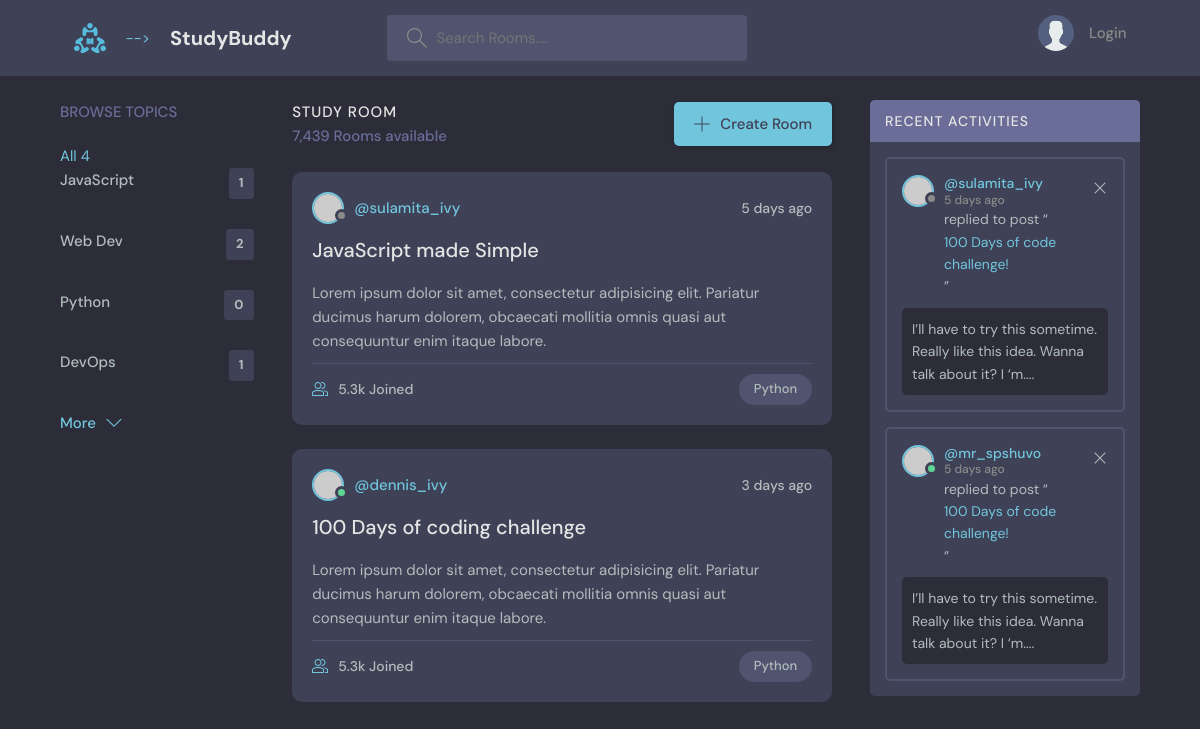
The page / on the database its author committed.
### base/models.py (models this page shows, shortened)
class Topic(models.Model):
    name = models.CharField(max_length=200)

### base/views.py (the view)
# urls.py: path('', views.home, name="home"),
def home(request):
    q = request.GET.get('q') if request.GET.get('q') != None else ''
    rooms = Room.objects.filter(
        Q(topic__name__icontains=q) |
        Q(name__icontains=q) |
        Q(description__icontains=q)
          )
    topics = Topic.objects.all()
    room_count = rooms.count()
    room_messages = Message.objects.filter(Q(room__topic__name__icontains=q))
    context = {'rooms': rooms, 'topics': topics, 'room_count':room_count, 'room_messages':room_messages}
    return render(request, "base/home.html", context)

### base/templates/base/home.html (shortened to what this page needs)
{% extends 'main.html' %}
{% block content %}
<main class="layout layout--3">
  <div class="container">
    {% include 'base/topics_component.html' %}
    <div class="roomList">
      <div class="roomList__header">
        <div>
          <h2>Study Room</h2>
          <p>7,439 Rooms available</p>
        </div>
        <a class="btn btn--main" href="create-room.html">
          <svg version="1.1" xmlns="http://www.w3.org/2000/svg" width="32" height="32" viewBox="0 0 32 32">
            <title>add</title>
            <path
              d="M16.943 0.943h-1.885v14.115h-14.115v1.885h14.115v14.115h1.885v-14.115h14.115v-1.885h-14.115v-14.115z"
            ></path>
          </svg>
          Create Room
        </a>
      </div>
      <div class="roomListRoom">
        <div class="roomListRoom__header">
          <a href="profile.html" class="roomListRoom__author">
            <div class="avatar avatar--small">
              <img src="https://randomuser.me/api/portraits/women/11.jpg" />
            </div>
            <span>@sulamita_ivy</span>
          </a>
          <div class="roomListRoom__actions">
            <span>5 days ago</span>
          </div>
        </div>
        <div class="roomListRoom__content">
          <a href="room.html">JavaScript made Simple</a>
          <p>
            Lorem ipsum dolor sit amet, consectetur adipisicing elit. Pariatur ducimus harum dolorem, obcaecati
            mollitia omnis quasi aut consequuntur enim itaque labore.
          </p>
        </div>
        <div class="roomListRoom__meta">
          <a href="room.html" class="roomListRoom__joined">
            5.3k Joined
          </a>
          <p class="roomListRoom__topic">Python</p>
        </div>
      </div>
      <div class="roomListRoom">
        <div class="roomListRoom__header">
          <a href="profile.html" class="roomListRoom__author">
            <div class="avatar avatar--small active">
              <img src="https://randomuser.me/api/portraits/men/11.jpg" />
            </div>
            <span>@dennis_ivy</span>
          </a>
          <div class="roomListRoom__actions">
            <span>3 days ago</span>
          </div>
        </div>
        <div class="roomListRoom__content">
          <a href="room.html">100 Days of coding challenge</a>
          <p>
            Lorem ipsum dolor sit amet, consectetur adipisicing elit. Pariatur ducimus harum dolorem, obcaecati
            mollitia omnis quasi aut consequuntur enim itaque labore.
          </p>
        </div>
        <div class="roomListRoom__meta">
          <a class="roomListRoom__joined">
            5.3k Joined
          </a>
          <p class="roomListRoom__topic">Python</p>
        </div>
      </div>
    </div>
    <div class="activities">
      <div class="activities__header">
        <h2>Recent Activities</h2>
      </div>
      <div class="activities__box">
        <div class="activities__boxHeader roomListRoom__header">
          <a href="profile.html" class="roomListRoom__author">
            <div class="avatar avatar--small">
              <img src="https://randomuser.me/api/portraits/women/11.jpg" />
            </div>
            <p>
              @sulamita_ivy
              <span>5 days ago</span>
            </p>
          </a>
          <div class="roomListRoom__actions">
            <a href="#">
              <svg version="1.1" xmlns="http://www.w3.org/2000/svg" width="32" height="32" viewBox="0 0 32 32">
                <title>remove</title>
                <path
                  d="M27.314 6.019l-1.333-1.333-9.98 9.981-9.981-9.981-1.333 1.333 9.981 9.981-9.981 9.98 1.333 1.333 9.981-9.98 9.98 9.98 1.333-1.333-9.98-9.98 9.98-9.981z"
                ></path>
              </svg>
            </a>
          </div>
        </div>
        <div class="activities__boxContent">
          <p>replied to post “<a href="room.html">100 Days of code challenge!</a>”</p>
          <div class="activities__boxRoomContent">
            I’ll have to try this sometime. Really like this idea. Wanna talk about it? I ‘m....
          </div>
        </div>
      </div>
      <div class="activities__box">
        <div class="activities__boxHeader roomListRoom__header">
          <a href="profile.html" class="roomListRoom__author">
            <div class="avatar avatar--small active">
              <img src="https://randomuser.me/api/portraits/men/13.jpg" />
            </div>
            <p>
              @mr_spshuvo
              <span>5 days ago</span>
            </p>
          </a>
          <div class="roomListRoom__actions">
            <a href="#">
              <svg version="1.1" xmlns="http://www.w3.org/2000/svg" width="32" height="32" viewBox="0 0 32 32">
                <title>remove</title>
                <path
                  d="M27.314 6.019l-1.333-1.333-9.98 9.981-9.981-9.981-1.333 1.333 9.981 9.981-9.981 9.98 1.333 1.333 9.981-9.98 9.98 9.98 1.333-1.333-9.98-9.98 9.98-9.981z"
                ></path>
              </svg>
            </a>
          </div>
        </div>
        <div class="activities__boxContent">
          <p>replied to post “<a href="room.html">100 Days of code challenge!</a>”</p>
          <div class="activities__boxRoomContent">
            I’ll have to try this sometime. Really like this idea. Wanna talk about it? I ‘m....
          </div>
        </div>
      </div>
    </div>
  </div>
</main
{% endblock content %}

### base/templates/base/topics_component.html
<div class="topics">
    <div class="topics__header">
      <h2>Browse Topics</h2>
    </div>
    <ul class="topics__list">
      <l>
        <a href="{% url 'home' %}" class="active">All <span>{{topics.count}}</span></a>
      </l>
      {% for topic in topics %}
      <li>
        <a href="{% url 'home' %}?q={{topic.name}}">{{topic.name}} <span>{{topic.room_set.all.count}}</span></a>
      </li>
      {% endfor %}
    </ul>
    <a class="btn btn--link" href="topics.html">
      More
      <svg version="1.1" xmlns="http://www.w3.org/2000/svg" width="32" height="32" viewBox="0 0 32 32">
        <title>chevron-down</title>
        <path d="M16 21l-13-13h-3l16 16 16-16h-3l-13 13z"></path>
      </svg>
    </a>
  </div>

### rows shown on the page
Topic: name "JavaScript", room_set.all.count "1"
Topic: name "Web Dev", room_set.all.count "2"
Topic: name "Python", room_set.all.count "0"
Topic: name "DevOps", room_set.all.count "1"

### other values the page prints
{{ topics.count }} "4"
